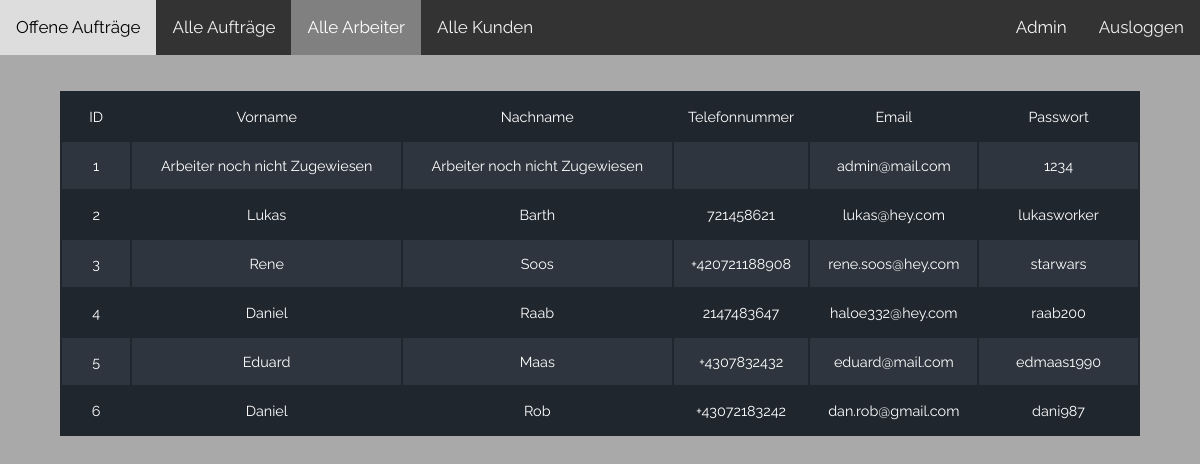
Page /pages/admin_pages/alle_arbeiter.php (signed in) on the committed database.
### tables this page shows
create table Arbeiter(
ID int NOT NULL AUTO_INCREMENT,
Vorname varchar(40) NOT NULL,
Nachname varchar(40) NOT NULL,
Telefonnummer varchar(30),
Email varchar(40) NOT NULL,
Passwort varchar(40) NOT NULL,
PRIMARY KEY (ID)
);

### php_functions/display_data.php (the view, shortened to what this page needs)
<?php
function display_data($data) {
    $output = "<table class='data_table'>";
    foreach($data as $row => $var) {
        $output .= '<tr>';
        if($row===0) {
            foreach($var as $col => $val) {
                $output .= "<td>" . $col . '</td>';
            }
            $output .= '</tr>';
        }
        foreach($var as $val) {
            $output .= '<td>' . $val . '</td>';
        }
        $output .= '</tr>';
    }
    $output .= '</table>';
    echo $output;
}

### css_files/overview.css (style rules this page uses)
* { box-sizing: border-box; margin: 0; padding: 0; font-family: Raleway, sans-serif; }
html { font-size: 62.5%; }
body { font-family: 'Roboto', 'Helvetica Neue', Helvetica, Arial, sans-serif; font-size: 1.6rem; line-height: 1.6; -webkit-font-smoothing: antialiased; -moz-osx-font-smoothing: grayscale; background-color: darkgrey; }
table { margin-left: auto; margin-right: auto; width: 90%; min-width: 300px; margin-bottom: 2.4rem; background-color: #20262e; color: #fff; overflow: hidden; }
table tr:nth-child(even) { background-color: rgb(46, 53, 62); }
table td:before { color: #28b1de; }
table td { display: block; font-size: 90%; }
table td:first-child { padding-top: 1rem; }
table td:last-child { padding-bottom: 1rem; }
table td:before { content: attr(data-th) ':\00a0'; font-weight: bold; min-width: 8rem; display: inline-block; }
@media (min-width: 600px) { table td:before { display: none; } }
@media (min-width: 600px) { table td { display: table-cell; text-align: center; } }
@media (min-width: 600px) { table td:first-child, table td:last-child { padding: 1.5rem 2rem; } }
.data_table { margin-top: 3%; }

### rows in the picture
arbeiter: col "ID", col "Vorname", col "Nachname", col "Telefonnummer", col "Email", col "Passwort", ID "1", val "Arbeiter noch nicht Zugewiesen", Email "admin@mail.com", Passwort "1234"
arbeiter: ID "2", Vorname "Lukas", Nachname "Barth", Telefonnummer "721458621", Email "lukas@hey.com", Passwort "lukasworker"
arbeiter: ID "3", Vorname "Rene", Nachname "Soos", Telefonnummer "+420721188908", Email "rene.soos@hey.com", Passwort "starwars"
arbeiter: ID "4", Vorname "Daniel", Nachname "Raab", Telefonnummer "2147483647", Email "haloe332@hey.com", Passwort "raab200"
arbeiter: ID "5", Vorname "Eduard", Nachname "Maas", Telefonnummer "+4307832432", Email "eduard@mail.com", Passwort "edmaas1990"
arbeiter: ID "6", Vorname "Daniel", Nachname "Rob", Telefonnummer "+43072183242", Email "dan.rob@gmail.com", Passwort "dani987"

### other values in the picture
$login_session "Admin"
